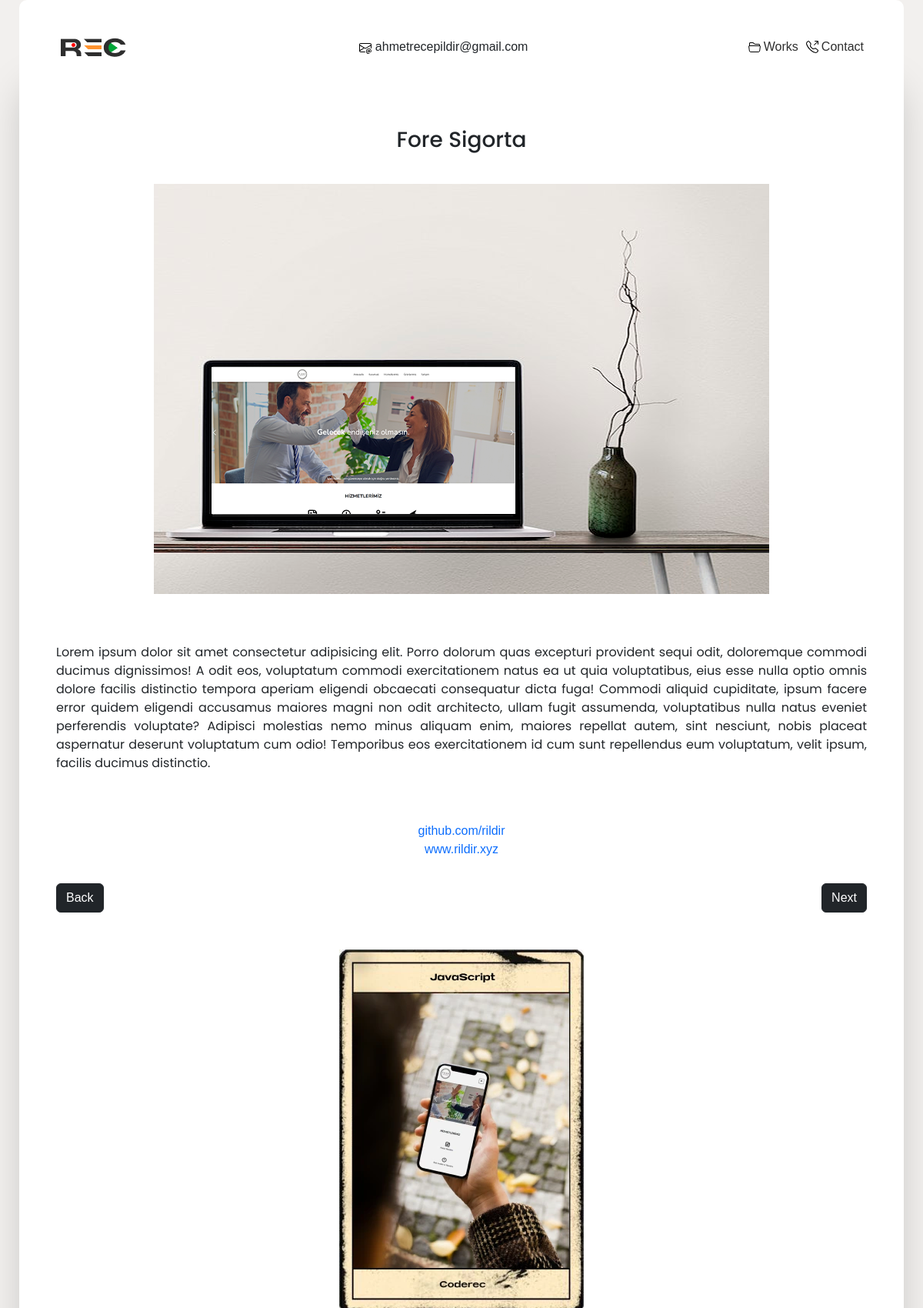
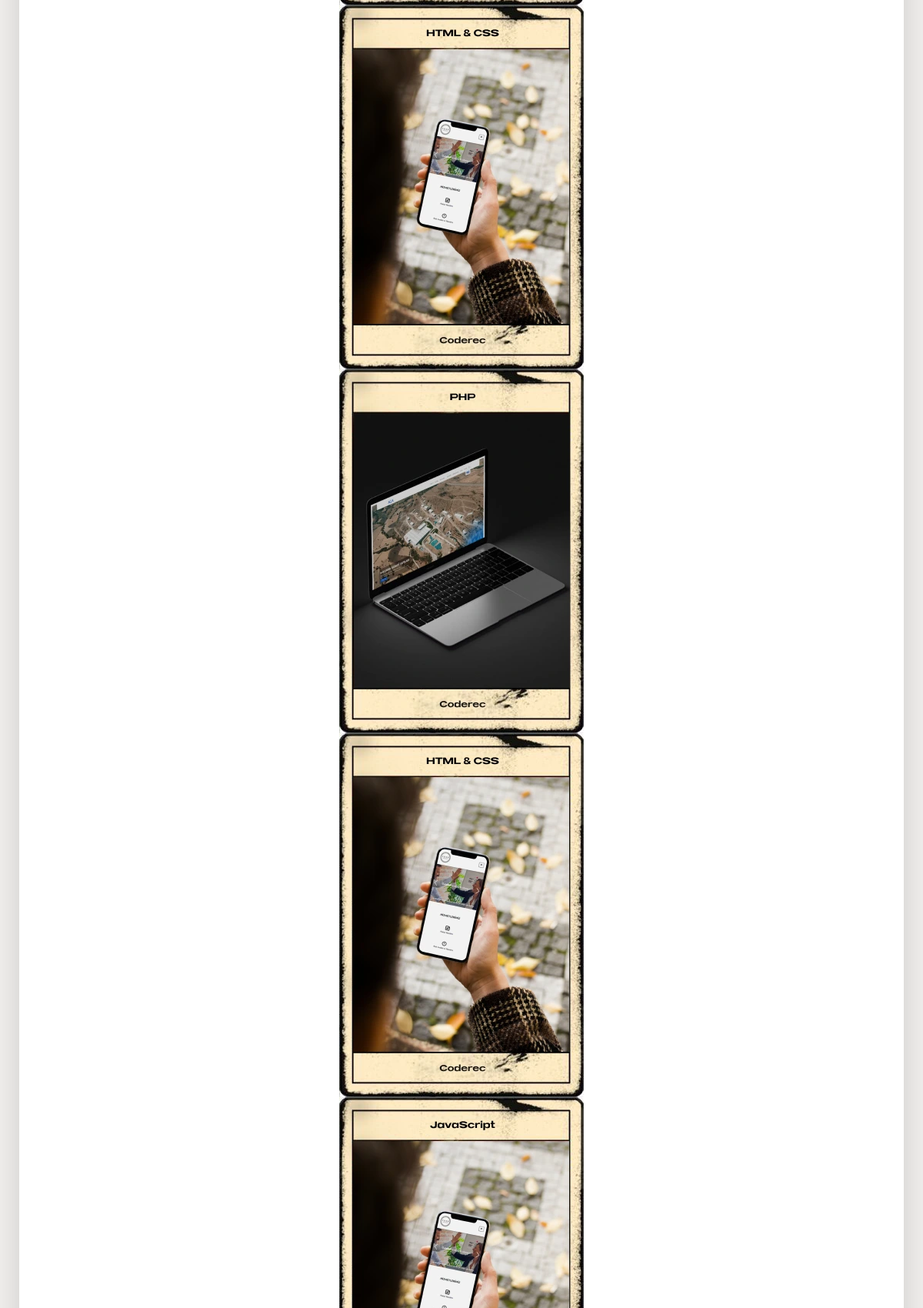
/site/works/fore-sigorta (upper part), run on the app's committed database (2 pictures, top to bottom).
### tables this page shows
CREATE TABLE `settings` (
  `id` int(11) NOT NULL,
  `title` varchar(256) DEFAULT NULL,
  `about_us` longtext DEFAULT NULL,
  `mission` longtext DEFAULT NULL,
  `vision` longtext DEFAULT NULL,
  `logo` varchar(256) DEFAULT NULL,
  `phone` int(11) DEFAULT NULL,
  `email` varchar(256) DEFAULT NULL,
  `facebook` varchar(128) DEFAULT NULL,
  `instagram` varchar(128) DEFAULT NULL,
  `github` varchar(128) DEFAULT NULL,
  `linkedin` varchar(128) DEFAULT NULL,
  `twitter` varchar(128) DEFAULT NULL,
  `youtube` varchar(128) DEFAULT NULL,
  `updatedAt` datetime DEFAULT current_timestamp() ON UPDATE current_timestamp()
);

CREATE TABLE `post` (
  `id` int(11) NOT NULL,
  `title` varchar(256) DEFAULT NULL,
  `description` longtext DEFAULT NULL,
  `img_url` varchar(128) DEFAULT NULL,
  `seo_url` varchar(128) DEFAULT NULL,
  `github_link` varchar(128) DEFAULT NULL,
  `url_link` varchar(128) DEFAULT NULL,
  `highlights` enum('0','1','2','3','4') DEFAULT '1',
  `createdAt` datetime DEFAULT current_timestamp(),
  `post_category_id` int(11) DEFAULT NULL,
  `user_post_id` int(11) DEFAULT NULL
);

### site/application/controllers/Homepage.php (called while the page is built, shortened)
<?php
class Homepage extends CI_Controller
{
    public function __construct()
    {
        $this->load->model("homepage_model");
        $this->load->model("settings_model");
        $this->load->model("category_model");
        $this->load->library("form_validation");
        $this->load->library('email');
    }
    public function show($params)
    {
        $this->load->model('homepage_model');
        $data['post'] = $this->homepage_model->get(array('seo_url' => $params));
        $data['posts'] = $this->homepage_model->get_all();
        $data['category'] = $this->category_model->get_all();
        $category_ids = array(32, 7, 10);
        $data['new_post'] = $this->homepage_model->get_latest_posts_by_category($category_ids, 10);
        $current_work_index = array_search($data['post']->id, array_column($data['posts'], 'id'));
        $next_work_index = $current_work_index + 1;
        $data['next_work'] = $data['posts'][$next_work_index];
        $prev_work_index = $current_work_index - 1;
        $data['prev_work'] = $data['posts'][$prev_work_index];
        $this->load->model('settings_model');
        $data['settings'] = $this->settings_model->get_all();
        if ($data['post']) {
            $this->load->view('post/show', $data);
        } else {
            show_404();
        }
    }
}

### site/index.php (called while the page is built, shortened)
<?php
require_once BASEPATH.'core/CodeIgniter.php';

### site/application/models/Settings_model.php (called while the page is built, shortened)
<?php
class Settings_model extends CI_Model
{
    public $tableName = "settings";
    public function get_all($where = array())
    {
        return $this->db->where($where)->get($this->tableName)->result();
    }
}

### site/application/models/Homepage_model.php (called while the page is built, shortened)
<?php
class Homepage_model extends CI_Model
{
    public $tableName = "post";
    public function get($where = array())
    {
        return $this->db->where($where)->get($this->tableName)->row();
    }
    public function get_all($where = array())
    {
        return $this->db->where($where)->get($this->tableName)->result();
    }
    public function get_latest_posts_by_category($post_category_id = array(), $limit = 4)
    {
        $this->db->select('post.*, users.full_name AS username');
        $this->db->from($this->tableName);
        $this->db->join('category', 'post.post_category_id = category.id', 'left');
        $this->db->join('users', 'post.user_post_id = users.id', 'left');
        $this->db->where_in('post_category_id', $post_category_id);
        $this->db->order_by('id', 'desc');
        $this->db->limit($limit);
        return $this->db->get()->result();
    }
}

### site/application/views/post/show.php (the view, shortened to what this page needs)
<!DOCTYPE html>
<html lang="tr">
<head>
    <?php $this->load->view("includes/head"); ?>
</head>
<body>
    <div class="homepage">
        <?php $this->load->view("includes/navbar"); ?>
        <main class="container works-single">
            <div class="row">
                <div class="col-md-10">
                    <div class="works-single-container">
                        <h1 class="text-capitalize works-single-header">
                            <?php echo $post->title; ?>
                        </h1>
                        <div> <img src="../../panel/uploads/post_v/<?php echo $post->img_url; ?>" alt="bozuk1">
                        </div>
                        <div class="works-single-desc">
                            <p>
                                <?php echo $post->description; ?>
                            </p>
                        </div>
                        <?php if (!empty($post->github_link)) { ?>
                            <a href="<?php echo $post->github_link ?>"><?php echo substr($post->github_link, 8) ?></a>
                            <br>
                        <?php } ?>
                        <?php if (!empty($post->url_link)) { ?>
                            <a href="<?php echo $post->url_link ?>"><?php echo substr($post->url_link, 8) ?></a>
                            <br>
                        <?php } ?>
                        <div class="move">
                            <a href="<?php echo $prev_work->seo_url; ?>" class="btn btn-dark btn-outline">Back</a>
                            <a href="<?php echo $next_work->seo_url; ?>" class="btn btn-dark btn-outline">Next</a>
                        </div>
                    </div>
                </div>
            </div>
            <div class="swiper mySwiper">
                <div class="swiper-wrapper">
                    <?php foreach ($new_post as $index => $post_item) { ?>
                        <div class="swiper-slide">
                            <a href="<?php echo $post_item->seo_url ?>">
                                <img src="../../panel/uploads/post_v/<?php echo $post_item->img_url; ?>" alt="bozuk1">
                            </a>
                        </div>
                    <?php } ?>
                </div>
            </div>
        </main>
    </div>
</body>
</html>

### site/application/views/includes/navbar.php (shortened to what this page needs)
<nav class="navbar navbar-expand-lg navbar-container mx-auto">
    <div class="container-fluid">
        <a href="<?php echo base_url(); ?>" class="navbar-brand"><img
                src="<?php echo base_url('assets/image/' . $settings[0]->logo) ?>" alt=""></a>
        <div class="collapse navbar-collapse" id="navbarCollapse">
            <p class="navbar-nav ms-auto mail-p d-none d-lg-block">
                <?php if (!empty($settings)): ?>
                    <?php echo $settings[0]->email; ?>
                <?php endif; ?>
            </p>
            <div class="navbar-nav ms-auto links">
                <a href="<?php echo base_url("works/aca") ?>" id="work-link">
                    Works
                </a>
                <a href="#contact">
                    Contact
                </a>
            </div>
        </div>
    </div>
</nav>

### site/assets/css/custom.css (style rules this page uses)
* { margin: 0; padding: 0; box-sizing: border-box; border: 0 solid #e2e8f0; font-family: "kopik", sans-serif; }
a { text-decoration: none !important; }
p { margin: 0 !important; }
.homepage { padding: 4rem 0 !important; background-color: rgba(242, 240, 238, 1); box-shadow: 2px 3px 50px 3px rgba(0, 0, 0, 0.08); -webkit-box-shadow: 2px 3px 50px 3px rgba(0, 0, 0, 0.08); -moz-box-shadow: 2px 3px 50px 3px rgba(0, 0, 0, 0.08); }
.navbar-container { margin: 0 auto; border-radius: 10px 10px 0 0 !important; padding: 2.5rem 2.5rem 0 2.5rem !important; }
.container, .navbar-container { background-color: #fff; max-width: 1150px !important; }
.container { padding-top: 0rem !important; box-shadow: 0 25px 50px -12px rgba(0, 0, 0, 0.25); padding: 0 2.5rem 2.5rem 2.5rem !important; border-radius: 0 0 10px 10px; }
.links { display: flex; justify-content: flex-end; }
.links a { display: flex; background-color: transparent; color: #2e2e2e; }
.links svg { margin-top: 4px; margin-right: 4px; color: #2e2e2e !important; }
.links a:first-child { margin-right: 10px; }
.works-single { padding: 2.2rem 2rem !important; }
.works-single-header { padding: 0.5rem 0 2rem; }
.works-single-desc { padding: 4rem 0rem; text-align: justify; }
.works-single-container { text-align: center; padding: 3rem; }
.works-single img { height: 100%; max-width: 100%; }
.works-single h1, .works-single p { font-family: "Poppins", sans-serif !important; }
.works-single h1 { text-align: center; padding: 0rem 4rem 3rem; }
.move { display: flex; font-size: 20px; justify-content: space-between; padding: 2rem 0; }
.swiper { width: 100%; height: 100%; display: none !important; }
.swiper-slide { text-align: center; font-size: 18px; background: #fff; display: flex; justify-content: center; align-items: center; }
.swiper-slide img { display: block; width: 100%; height: 100%; object-fit: cover; }
@media (max-width: 1200px) { .col-md-10 { flex: 0 0 auto !important; width: 100% !important; } }
@media (max-width: 1200px) { .works-single-container { padding: 1rem; } }
@media (max-width: 1200px) { .works-single h1 { padding: 2rem 1rem; font-size: 28px; } }
@media (max-width: 1200px) { .swiper { display: block !important; } }
@media (max-width: 1200px) { .homepage { padding: 0 !important; } }

### data on the page
settings: logo (picture), email "ahmetrecepildir@gmail.com"
post: title "Fore Sigorta", img_url (picture), description "Lorem ipsum dolor sit amet consectetur adipisicing elit. Porro dolorum quas excepturi provident sequi odit, doloremque commodi ducimus dignissimos! A odit eos, voluptatum commodi exercitationem natus ea ut quia voluptatibus, eius esse nulla optio omnis dolore facilis distinctio tempora aperiam eligendi obcaecati consequatur dicta fuga! Commodi aliquid cupiditate, ipsum facere error quidem eligendi accusamus maiores magni non odit architecto, ullam fugit assumenda, voluptatibus nulla natus eveniet perferendis voluptate? Adipisci molestias nemo minus aliquam enim, maiores repellat autem, sint nesciunt, nobis placeat aspernatur deserunt voluptatum cum odio! Temporibus eos exercitationem id cum…", github_link "github.com/rildir", url_link "www.rildir.xyz"
post: img_url (picture)
post: img_url (picture)
post: img_url (picture)
post: img_url (picture)
post: img_url (picture)
